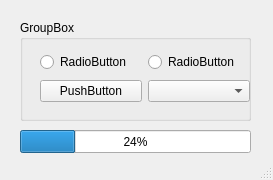
<?xml version="1.0" encoding="UTF-8"?>
<ui version="4.0">
 <class>MainWindow</class>
 <widget class="QMainWindow" name="MainWindow">
  <property name="geometry">
   <rect>
    <x>0</x>
    <y>0</y>
    <width>273</width>
    <height>180</height>
   </rect>
  </property>
  <property name="sizePolicy">
   <sizepolicy hsizetype="Expanding" vsizetype="Expanding">
    <horstretch>0</horstretch>
    <verstretch>0</verstretch>
   </sizepolicy>
  </property>
  <property name="minimumSize">
   <size>
    <width>273</width>
    <height>180</height>
   </size>
  </property>
  <property name="maximumSize">
   <size>
    <width>273</width>
    <height>180</height>
   </size>
  </property>
  <property name="windowTitle">
   <string>MainWindow</string>
  </property>
  <widget class="QWidget" name="centralwidget">
   <widget class="QGroupBox" name="groupBox">
    <property name="geometry">
     <rect>
      <x>20</x>
      <y>20</y>
      <width>231</width>
      <height>101</height>
     </rect>
    </property>
    <property name="title">
     <string>GroupBox</string>
    </property>
    <widget class="QWidget" name="">
     <property name="geometry">
      <rect>
       <x>20</x>
       <y>30</y>
       <width>210</width>
       <height>56</height>
      </rect>
     </property>
     <layout class="QVBoxLayout" name="verticalLayout">
      <item>
       <layout class="QHBoxLayout" name="horizontalLayout">
        <item>
         <widget class="QRadioButton" name="rButton_1">
          <property name="text">
           <string>RadioButton</string>
          </property>
         </widget>
        </item>
        <item>
         <widget class="QRadioButton" name="rButton_2">
          <property name="text">
           <string>RadioButton</string>
          </property>
         </widget>
        </item>
       </layout>
      </item>
      <item>
       <layout class="QHBoxLayout" name="horizontalLayout_2">
        <item>
         <widget class="QPushButton" name="pButton_Bar">
          <property name="text">
           <string>PushButton</string>
          </property>
         </widget>
        </item>
        <item>
         <widget class="QComboBox" name="cBox_month"/>
        </item>
       </layout>
      </item>
     </layout>
    </widget>
   </widget>
   <widget class="QProgressBar" name="progressBar">
    <property name="geometry">
     <rect>
      <x>20</x>
      <y>130</y>
      <width>231</width>
      <height>23</height>
     </rect>
    </property>
    <property name="value">
     <number>24</number>
    </property>
   </widget>
  </widget>
  <widget class="QMenuBar" name="menubar">
   <property name="geometry">
    <rect>
     <x>0</x>
     <y>0</y>
     <width>273</width>
     <height>22</height>
    </rect>
   </property>
  </widget>
  <widget class="QStatusBar" name="statusbar"/>
 </widget>
 <resources/>
 <connections/>
</ui>
